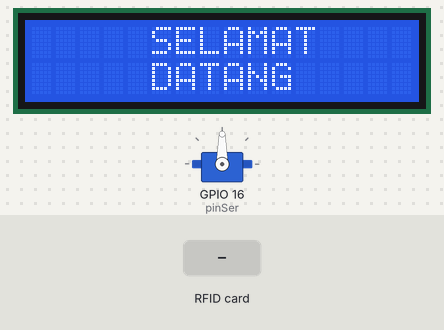
This sketch was run on a simulated ESP8266 (NodeMCU). Shown: servo, 16×2 character LCD. The test bench sets the inputs (shaded band). What the sketch prints to the serial monitor is not drawn.

Above: at 4.3 s.
4.4 s: RFID card 5E 7A 19 C4 held to the reader
At 4.59 s:
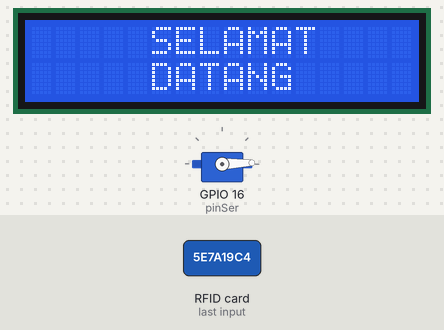
At 16.5 s:
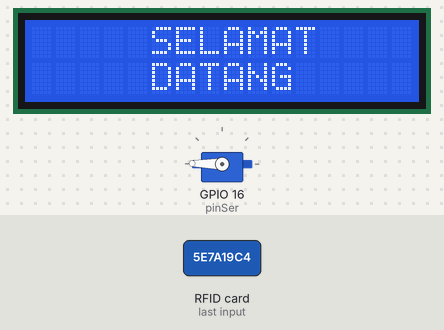
Timing chart, 0 to 18.0 s (numbered marks = the images above; inputs shaded):
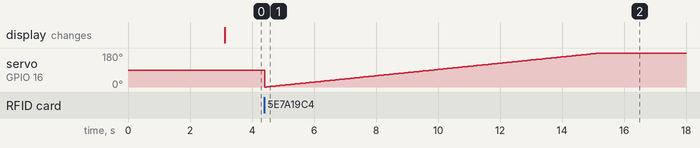

The sketch:

TAS_71160015.ino
```cpp
#include <SPI.h>
#include <MFRC522.h>
#include <LiquidCrystal_I2C.h>
#include <Servo.h>
#include "FirebaseESP8266.h"
#include <ESP8266WiFi.h>

#define SS_PIN          2          // Configurable, see typical pin layout above
#define RST_PIN         0           // Configurable, see typical pin layout above

#define FIREBASE_HOST "https://tas71160015.firebaseio.com/"
#define FIREBASE_AUTH "HTnHO3MooAa8uhC6BEyJneg1UjFCqSF2Nxj8DPlJ"
#define WIFI_SSID "God Bless"
#define WIFI_PASSWORD "GodAlmighty"

MFRC522 mfrc522(SS_PIN, RST_PIN);   // Create MFRC522 instance.
MFRC522::MIFARE_Key key;
LiquidCrystal_I2C lcd(0x27,16,2);

FirebaseData firebaseData;
String path = "/node1";
int sensor = 13;
int LRD = A0;
int angle = 0;
int pinSer = 16;

/**
 * Initialize.
 */

Servo myservo;
void setup() {
    delay(3000);
    Serial.begin(9600);
    while (!Serial);

    myservo.attach(pinSer);


    SPI.begin();
    mfrc522.PCD_Init();
    mfrc522.PCD_DumpVersionToSerial();

    lcd.init();

    // Turn on the backlight.
    lcd.backlight();

    // Move the cursor characters to the right and
    // zero characters down (line 1).
    lcd.setCursor(5, 0);

    // Print HELLO to the screen, starting at 5,0.
    lcd.print("SELAMAT");

    // Move the cursor to the next line and print
    // WORLD.
    lcd.setCursor(5, 1);
    lcd.print("DATANG");

}

void loop() {
    // Reset the loop if no new card present on the sensor/reader. This saves the entire process when idle.
    if ( ! mfrc522.PICC_IsNewCardPresent())
        return;

    // Select one of the cards
    if ( ! mfrc522.PICC_ReadCardSerial())
        return;

    // Show some details of the PICC (that is: the tag/card)
    Serial.print(F("Card UID:"));
    dump_byte_array(mfrc522.uid.uidByte, mfrc522.uid.size);
    Serial.println();

    // Halt PICC
    mfrc522.PICC_HaltA();

    for(int angle = 0; angle < 180; angle += 1) {
      myservo.write(angle);
      Serial.println(angle) ;
      delay(60); }
    {
    }

}

void dump_byte_array(byte *buffer, byte bufferSize) {
    for (byte i = 0; i < bufferSize; i++) {
        Serial.print(buffer[i] < 0x10 ? " 0" : " ");
        Serial.print(buffer[i], HEX);
    }
}
```
